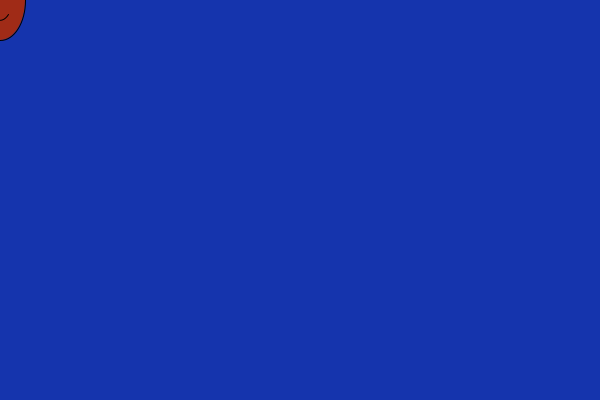
Frame 1 (no input)
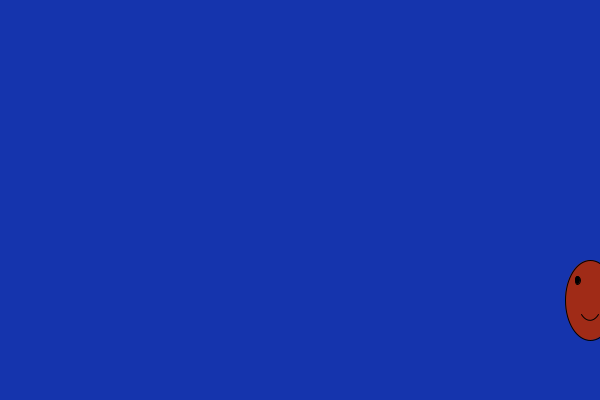
Frame 60 (the mouse pressed at the canvas centre just before this capture)
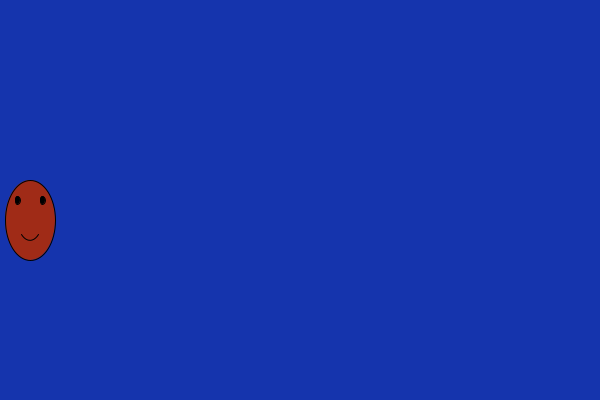
Frame 120 (the mouse held since frame 60 and released just before this capture)

The Processing sketch that drew these frames (run headless with seeded random() and noise(); from frame 60 on, the mouse is pressed at the canvas centre):

// Processing sketch: processing_54889
// ── processing_54889.pde

void setup() {
  size(600,400);
  frameRate(4);
  }
int posx;
int posy;
int xd = 10;
int yd = 20;
int wid =50;
int ht = 80;

void draw() {
  background(21,52,173);
  smiley(posx,posy,wid,ht);
  posx = posx + xd;
  posy = posy + yd;
  if (posx>width) {
     xd = -xd;}
  if (posy>height) {
     yd = -yd;}
  if (posx<0) {
     xd = -xd;}
  if (posy<0) {
     yd = -yd;}
}
void smiley(int x,int y,int w,int h) {
   fill(160, 43, 23); 
   ellipse(x,y,w,h);
   noFill();
   arc(x,y,w/2,h/2,.25*PI,PI*.75);
   fill(0,0,0);  //black
   ellipse(x-w*.25,y-h*.25,w/10,h/10);
   ellipse(x+w*.25,y-h*.25,w/10,h/10);
}
